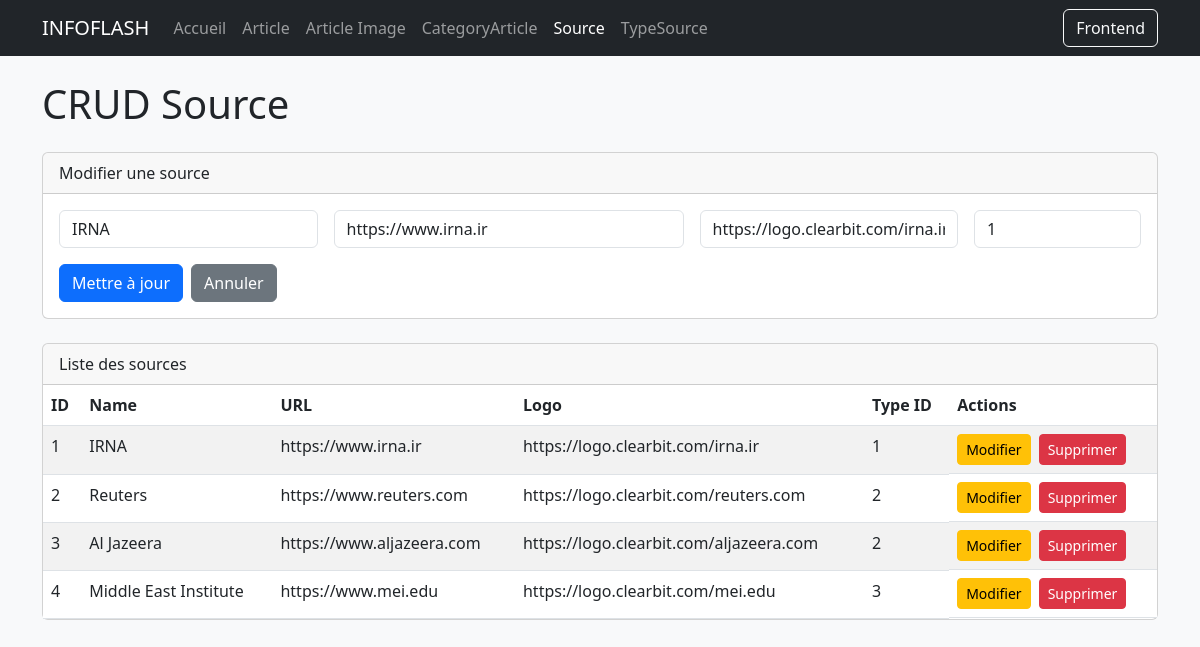
Page /backoffice/pages/Source.php?edit=1 on the committed database.
### tables this page shows
CREATE TABLE source (
    id INT PRIMARY KEY AUTO_INCREMENT,
    name VARCHAR(255) NOT NULL,
    url VARCHAR(255) NOT NULL,
    logo_url VARCHAR(255), 
    type_id INT,
    FOREIGN KEY (type_id) REFERENCES type_source(id) ON DELETE SET NULL
);

### backoffice/controllers/Source.php (called while the page is built, shortened)
<?php
include_once __DIR__ . '/../models/Source.php';
$error = $_GET['err'] ?? '';
$items = [];
try {
	$conn = getConnection();
	$stmt = $conn->prepare("SELECT * FROM source");
	$stmt->execute();
	$items = $stmt->get_result()->fetch_all(MYSQLI_ASSOC);
} catch (Throwable $exception) {
	if (empty($error)) {
		$error = $exception->getMessage();
	}
}
if (isset($_GET['edit'])) {
	$id = (int) $_GET['edit'];
	foreach ($items as $item) {
		if ((int) $item['id'] === $id) {
			$editItem = $item;
			break;
		}
	}
}

### backoffice/pages/Source.php (the view, shortened to what this page needs)
<?php
include_once '../controllers/Source.php';
function e($value) {
	return htmlspecialchars((string) $value, ENT_QUOTES, 'UTF-8');
}
$isEdit = $editItem !== null;
?>
<!DOCTYPE html>
<html lang="fr">
<head>
	<link href="https://cdn.jsdelivr.net/npm/bootstrap@5.3.0/dist/css/bootstrap.min.css" rel="stylesheet">
</head>
<body class="bg-light">
<nav class="navbar navbar-expand-lg navbar-dark bg-dark sticky-top">
	<div class="container">
		<a class="navbar-brand" href="index">INFOFLASH</a>
		<div class="collapse navbar-collapse" id="navbarNav">
			<ul class="navbar-nav me-auto">
				<li class="nav-item"><a class="nav-link" href="index">Accueil</a></li>
				<li class="nav-item"><a class="nav-link" href="article">Article</a></li>
				<li class="nav-item"><a class="nav-link" href="article-image">Article Image</a></li>
				<li class="nav-item"><a class="nav-link" href="category-article">CategoryArticle</a></li>
				<li class="nav-item"><a class="nav-link active" href="source">Source</a></li>
				<li class="nav-item"><a class="nav-link" href="type-source">TypeSource</a></li>
			</ul>
			<a href="../../frontoffice/" class="btn btn-outline-light">Frontend</a>
		</div>
	</div>
</nav>
<div class="container py-4">
	<h1 class="mb-4">CRUD Source</h1>
	<div class="card mb-4">
		<div class="card-header"><?php echo $isEdit ? 'Modifier' : 'Créer'; ?> une source</div>
		<div class="card-body">
			<form method="post">
				<div class="row g-3">
					<div class="col-md-3"><input class="form-control" name="name" placeholder="Name" required value="<?php echo e($editItem['name'] ?? ''); ?>"></div>
					<div class="col-md-4"><input class="form-control" name="url" placeholder="URL" required value="<?php echo e($editItem['url'] ?? ''); ?>"></div>
					<div class="col-md-3"><input class="form-control" name="logo_url" placeholder="Logo URL" value="<?php echo e($editItem['logo_url'] ?? ''); ?>"></div>
					<div class="col-md-2"><input class="form-control" type="number" name="type_id" placeholder="Type ID" value="<?php echo e($editItem['type_id'] ?? ''); ?>"></div>
				</div>
				<div class="mt-3 d-flex gap-2">
					<button class="btn btn-primary" type="submit"><?php echo $isEdit ? 'Mettre à jour' : 'Créer'; ?></button>
					<?php if ($isEdit): ?><a class="btn btn-secondary" href="source">Annuler</a><?php endif; ?>
				</div>
			</form>
		</div>
	</div>
	<div class="card">
		<div class="card-header">Liste des sources</div>
		<div class="table-responsive">
			<table class="table table-striped table-hover mb-0">
				<thead><tr><th>ID</th><th>Name</th><th>URL</th><th>Logo</th><th>Type ID</th><th>Actions</th></tr></thead>
				<tbody>
				<?php foreach ($items as $item): ?>
					<tr>
						<td><?php echo e($item['id']); ?></td>
						<td><?php echo e($item['name']); ?></td>
						<td><?php echo e($item['url']); ?></td>
						<td><?php echo e($item['logo_url']); ?></td>
						<td><?php echo e($item['type_id']); ?></td>
						<td class="d-flex gap-2">
							<a class="btn btn-sm btn-warning" href="?edit=<?php echo e($item['id']); ?>">Modifier</a>
							<form method="post" onsubmit="return confirm('Supprimer cette source ?');">
								<button class="btn btn-sm btn-danger" type="submit">Supprimer</button>
							</form>
						</td>
					</tr>
				<?php endforeach; ?>
				</tbody>
			</table>
		</div>
	</div>
</div>
</body>
</html>

### rows in the picture
source: name "IRNA", url "https://www.irna.ir", logo_url "https://logo.clearbit.com/irna.ir", type_id "1", id "1", type "1"
source: id "2", name "Reuters", url "https://www.reuters.com", logo_url "https://logo.clearbit.com/reuters.com", type "2"
source: id "3", name "Al Jazeera", url "https://www.aljazeera.com", logo_url "https://logo.clearbit.com/aljazeera.com", type "2"
source: id "4", name "Middle East Institute", url "https://www.mei.edu", logo_url "https://logo.clearbit.com/mei.edu", type "3"
